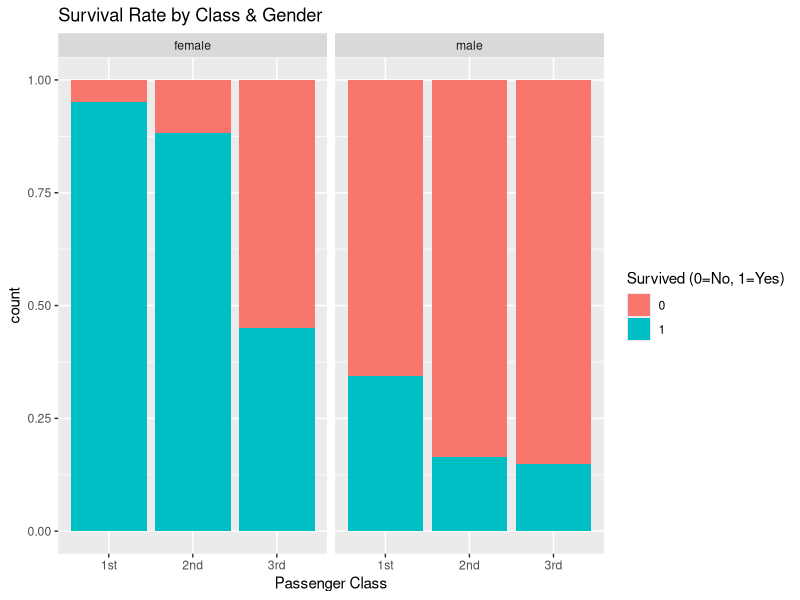
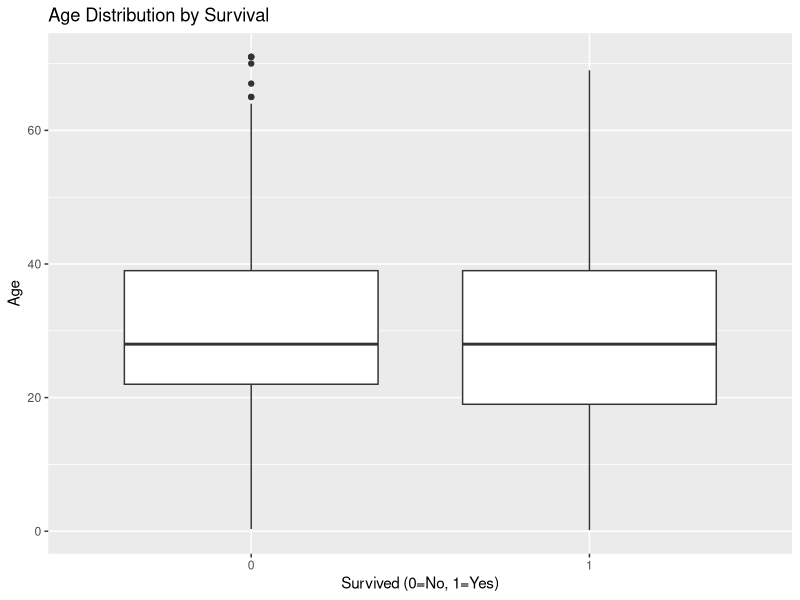

Source code (R) for these figures, in order: (Note: this script raises an error after producing the figures.)
## ---- chunk 1
library(ggplot2)

#a)

titanic = read.table("titanic.txt", header=TRUE)
titanic

# Load data and remove missing age entries 
titanic <- read.delim("titanic.txt")
titanic <- titanic[!is.na(titanic$Age), ]  # Drop rows with missing age

titanic$PClass <- factor(titanic$PClass)
titanic$Sex <- factor(titanic$Sex)

ggplot(titanic, aes(x = PClass, fill = factor(Survived))) + 
  geom_bar(position = "fill") + 
  facet_wrap(~ Sex) + 
  labs(title = "Survival Rate by Class & Gender", 
       x = "Passenger Class", 
       fill = "Survived (0=No, 1=Yes)")

# 2. Age distribution (simple boxplot)
ggplot(titanic, aes(x = factor(Survived), y = Age)) + 
  geom_boxplot() + 
  labs(x = "Survived (0=No, 1=Yes)", 
       title = "Age Distribution by Survival")


# Fit logistic regression (no interaction)
model <- glm(Survived ~ PClass + Age + Sex, 
             data = titanic, 
             family = binomial)

# Essential outputs
cat(" Model Summary ")
summary(model)  # Show coefficients and p-values

cat(" Odds Ratios ")
odds_ratio <- exp(coef(model))  
print(odds_ratio)
## ---- chunk 2
#b)
# main model
model_main <- glm(Survived ~ PClass + Age + Sex, 
                 data = titanic, family = binomial)

# model with age and class
model_age_class <- glm(Survived ~ PClass * Age + Sex, 
                      data = titanic, family = binomial)

# model with age and sexuality
model_age_sex <- glm(Survived ~ PClass + Age * Sex, 
                    data = titanic, family = binomial)

# LRT
cat("---- Testing PClass*Age Interaction ----\n")
anova(model_main, model_age_class, test = "LRT")  # p>0.05则不显著

cat("\n---- Testing Age*Sex Interaction ----\n")
anova(model_main, model_age_sex, test = "LRT")    # p<0.05则显著


## ---- chunk 3
# let Age * Sex be the new model
final_model <- model_age_sex


# prediction of 55

# generate new data
new_data <- expand.grid(
  PClass = factor(c("1st", "2nd", "3rd"), levels = c("1st", "2nd", "3rd")),
  Sex = factor(c("male", "female"), levels = c("male", "female")),
  Age = 55  # set all ages 55
)

# predict
new_data$Survival_Prob <- predict(final_model, newdata = new_data, 
                                 type = "response")

print(new_data)
## ---- chunk 4

## ---- chunk 5


#d)

# create contingency table of class 
table_pclass <- table(titanic_clean$PClass, titanic_clean$Survived)
print("Contingency Table (PClass vs Survived):")
print(table_pclass)

# Do the test
chi_pclass <- chisq.test(table_pclass)

# check the expected frequency
cat("\nExpected Counts (PClass):\n")
print(chi_pclass$expected)
# check the observed frequency
cat("\nChi-squared Test for PClass:\n")
print(chi_pclass)


# create contingency table of sex
table_sex <- table(titanic_clean$Sex, titanic_clean$Survived)
print("\nContingency Table (Sex vs Survived):")
print(table_sex)

# Do the test
chi_sex <- chisq.test(table_sex)

# check the expected frequency
cat("\nExpected Counts (Sex):\n")
print(chi_sex$expected)
# check the observed frequency
cat("\nChi-squared Test for Sex:\n")
print(chi_sex)


## ---- chunk 6

## ---- chunk 7



## Exercise 2
## ---- chunk 8
coups = read.table("coups.txt", header=TRUE)
coups$pollib = factor(coups$pollib)
coupsglm = glm(miltcoup ~ oligarchy + pollib + parties + pctvote + popn + size + numelec + numregim, family = poisson, data = coups)
summary(coupsglm)
## ---- chunk 9
summary(glm(miltcoup ~ oligarchy + pollib + parties + pctvote + popn + size + numregim, family = poisson, data = coups))
## ---- chunk 10
summary(glm(miltcoup ~ oligarchy + pollib + parties + pctvote + popn + size, family = poisson, data = coups))
## ---- chunk 11
summary(glm(miltcoup ~ oligarchy + pollib + parties + pctvote + popn, family = poisson, data = coups))
## ---- chunk 12
summary(glm(miltcoup ~ oligarchy + pollib + parties + pctvote, family = poisson, data = coups))
## ---- chunk 13
summary(glm(miltcoup ~ oligarchy + pollib + parties, family = poisson, data = coups))
## ---- chunk 14
coups$pollib = factor(coups$pollib)
coupsglm2 = glm(miltcoup ~ pollib + oligarchy + parties, family = poisson, data = coups)
summary(coupsglm2)

mean_oligarchy <- mean(coups$oligarchy)
mean_parties <- mean(coups$parties)

data_level1 = data.frame(pollib = "0", oligarchy = mean_oligarchy, parties = mean_parties)
data_level2 = data.frame(pollib = "1", oligarchy = mean_oligarchy, parties = mean_parties)
data_level3 = data.frame(pollib = "2", oligarchy = mean_oligarchy, parties = mean_parties)

predict(coupsglm2, data_level1, interval = "prediction")
predict(coupsglm2, data_level2, interval = "prediction")
predict(coupsglm2, data_level3, interval = "prediction")
## ---- chunk 15
library(MASS)
library(ggplot2)

data(stormer)

#Scatterplot of Time vs Weight colored by Viscosity
ggplot(stormer, aes(x = Wt, y = Time, color = factor(Viscosity))) +
  geom_point() +
  labs(x = "Weight", y = "Time", title = "Scatterplot of Stormer Data") 

ggplot(stormer, aes(x = Viscosity, y = Time, color = factor(Wt))) +
  geom_point() +
  labs(x = "Viscosity", y = "Time", title = "Scatterplot of Stormer Data") 
## ---- chunk 16
#Fit linear model for initial parameter estimates
stormer$wT <- stormer$Wt * stormer$Time
init_model <- lm(wT ~ Viscosity + Time, data = stormer)

theta1_init <- coef(init_model)[["Viscosity"]]
theta2_init <- coef(init_model)[["Time"]]

#Nonlinear regression
form = as.formula(Time ~ (theta1 * Viscosity) / (Wt - theta2))
nls_model <- nls(
  form,
  data = stormer,
  start = list(theta1 = theta1_init, theta2 = theta2_init)
)
nls_model

theta_hat <- coef(nls_model)
print(theta_hat)
summary(nls_model)
sigma2_hat <- summary(nls_model)$sigma^2
print(sigma2_hat)
## ---- chunk 17
#Generate predicted values for visualization
pred_grid <- expand.grid(
  Wt = seq(min(stormer$Wt), max(stormer$Wt), length.out = 100),
  Viscosity = unique(stormer$Viscosity)
)

pred_grid$Predicted <- (theta_hat["theta1"] * pred_grid$Viscosity) / 
  (pred_grid$Wt - theta_hat["theta2"])


ggplot(stormer, aes(x = Wt, y = Time, color = factor(Viscosity))) +
  geom_point() +
  geom_line(data = pred_grid, 
    aes(y = Predicted, color = factor(Viscosity)), linewidth = 0.8) +
  labs(x = "Weight", y = "Time", title = "Scatterplot of Stormer Data") 
## ---- chunk 18
#Generate predicted values for visualization
pred_grid <- expand.grid(
#   Wt = seq(min(stormer$Wt), max(stormer$Wt), length.out = 5),
  Wt = unique(stormer$Wt),
  Viscosity = seq(min(stormer$Viscosity), max(stormer$Viscosity), length.out = 300)
)

pred_grid$Predicted <- (theta_hat["theta1"] * pred_grid$Viscosity) / 
  (pred_grid$Wt - theta_hat["theta2"])


ggplot(stormer, aes(x = Viscosity, y = Time, color = factor(Wt))) +
  geom_point() +
  geom_line(data = pred_grid, 
    aes(y = Predicted, color = factor(Wt)), linewidth = 0.8) +
  labs(x = "Weight", y = "Time", title = "Scatterplot of Stormer Data") 
## ---- chunk 19
theta1 <- 25
summary_nls <- summary(nls_model)

print(summary_nls)
print(summary_nls$df)
cov.est = vcov(nls_model)

# Get theta1 estimate and standard error
theta1_est <- coef(nls_model)["theta1"]
theta1_se <- summary_nls$coefficients["theta1", "Std. Error"]

# Residual degrees of freedom (n - p)
df <- summary_nls$df[2]

# Compute 95% confidence interval for theta1
#???????????????????by CI???
lb = theta1_est - qt(0.975, df) * sqrt(cov.est[1,1])
ub = theta1_est + qt(0.975, df) * sqrt(cov.est[1,1])
print(lb)
print(ub)
## ---- chunk 20
#comput by hand????????
confint(nls_model, level = 0.92, method = "asymptotic")
## ---- chunk 21
# Extract parameter estimates and variance-covariance matrix
theta_hat <- coef(nls_model)
vcov_theta <- vcov(nls_model)

# Define grid of viscosity values (v)
v_grid <- seq(10, 300, length.out = 100)
w_fixed <- 50  # Fixed weight

# Compute predictions, gradients, and standard errors
predictions <- data.frame(
  v = v_grid,
  T_hat = (theta_hat["theta1"] * v_grid) / (w_fixed - theta_hat["theta2"])
)

# Compute gradients (partial derivatives)
grad_theta1 <- v_grid / (w_fixed - theta_hat["theta2"])
grad_theta2 <- (theta_hat["theta1"] * v_grid) / (w_fixed - theta_hat["theta2"])^2
grad_matrix <- cbind(grad_theta1, grad_theta2)

# Calculate variance and standard error for each prediction
var_T <- diag(grad_matrix %*% vcov_theta %*% t(grad_matrix))
se_T <- sqrt(var_T)

# Compute 94% confidence intervals (asymptotic z-interval)
predictions$lower <- predictions$T_hat - qt(0.97, df) * se_T
predictions$upper <- predictions$T_hat + qt(0.97, df) * se_T

# Plot
ggplot(predictions, aes(x = v, y = T_hat)) +
  geom_line(color = "blue", linewidth = 1) +
  geom_ribbon(aes(ymin = lower, ymax = upper), alpha = 0.2, fill = "blue") +
  labs(
    title = "Expected Time (T) vs Viscosity (v) at Weight = 50",
    subtitle = "94% Confidence Intervals Using Asymptotic Normality",
    x = "Viscosity (v)", y = "Expected Time (T)"
  )
## ---- chunk 22
## Validity of model assumptions
# residuals against the fitted values
plot(fitted(nls_model), resid(nls_model));
# qq-plot to check normality although normality is not required for nonlin models
qqnorm(resid(nls_model)); qqline(resid(nls_model),col="red") 
hist(resid(nls_model))  
## ---- chunk 23
form2 = as.formula(Time ~ (25 * Viscosity) / (Wt - theta2))
nls_model2 <- nls(
  form2,
  data = stormer,
  ###???redo theta2_init?
  start = list(theta2 = theta2_init)
)
nls_model2
anova(nls_model2, nls_model) # conclusion: reduced model is not adequate
## ---- chunk 24

